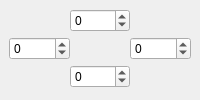
                 <widget class="QWidget" name="overscanNtscTab">
                  <attribute name="title">
                   <string>NTSC</string>
                  </attribute>
                  <layout class="QGridLayout" name="gridLayout_2">
                   <property name="leftMargin">
                    <number>9</number>
                   </property>
                   <property name="topMargin">
                    <number>9</number>
                   </property>
                   <property name="rightMargin">
                    <number>9</number>
                   </property>
                   <property name="bottomMargin">
                    <number>9</number>
                   </property>
                   <property name="horizontalSpacing">
                    <number>0</number>
                   </property>
                   <property name="verticalSpacing">
                    <number>5</number>
                   </property>
                   <item row="1" column="0">
                    <widget class="QSpinBox" name="overscanNtscLeftSpinBox">
                     <property name="minimum">
                      <number>-99</number>
                     </property>
                    </widget>
                   </item>
                   <item row="1" column="2">
                    <widget class="QSpinBox" name="overscanNtscRightSpinBox">
                     <property name="minimum">
                      <number>-99</number>
                     </property>
                    </widget>
                   </item>
                   <item row="0" column="1">
                    <widget class="QSpinBox" name="overscanNtscTopSpinBox">
                     <property name="minimum">
                      <number>-99</number>
                     </property>
                    </widget>
                   </item>
                   <item row="2" column="1">
                    <widget class="QSpinBox" name="overscanNtscBottomSpinBox">
                     <property name="minimum">
                      <number>-99</number>
                     </property>
                    </widget>
                   </item>
                  </layout>
                 </widget>
